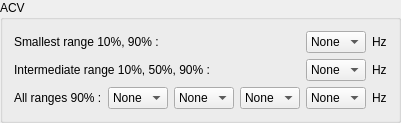
        <widget class="QGroupBox" name="groupBox_3">
         <property name="title">
          <string>ACV</string>
         </property>
         <layout class="QGridLayout" name="gridLayout_5">
          <item row="3" column="2">
           <widget class="QComboBox" name="comboBoxAll2">
            <item>
             <property name="text">
              <string>None</string>
             </property>
            </item>
            <item>
             <property name="text">
              <string>20</string>
             </property>
            </item>
            <item>
             <property name="text">
              <string>50</string>
             </property>
            </item>
            <item>
             <property name="text">
              <string>1E3</string>
             </property>
            </item>
            <item>
             <property name="text">
              <string>2E4</string>
             </property>
            </item>
            <item>
             <property name="text">
              <string>5E4</string>
             </property>
            </item>
            <item>
             <property name="text">
              <string>1E5</string>
             </property>
            </item>
           </widget>
          </item>
          <item row="3" column="1">
           <widget class="QComboBox" name="comboBoxAll1">
            <item>
             <property name="text">
              <string>None</string>
             </property>
            </item>
            <item>
             <property name="text">
              <string>20</string>
             </property>
            </item>
            <item>
             <property name="text">
              <string>50</string>
             </property>
            </item>
            <item>
             <property name="text">
              <string>1E3</string>
             </property>
            </item>
            <item>
             <property name="text">
              <string>2E4</string>
             </property>
            </item>
            <item>
             <property name="text">
              <string>5E4</string>
             </property>
            </item>
            <item>
             <property name="text">
              <string>1E5</string>
             </property>
            </item>
           </widget>
          </item>
          <item row="3" column="3">
           <widget class="QComboBox" name="comboBoxAll3">
            <item>
             <property name="text">
              <string>None</string>
             </property>
            </item>
            <item>
             <property name="text">
              <string>20</string>
             </property>
            </item>
            <item>
             <property name="text">
              <string>50</string>
             </property>
            </item>
            <item>
             <property name="text">
              <string>1E3</string>
             </property>
            </item>
            <item>
             <property name="text">
              <string>2E4</string>
             </property>
            </item>
            <item>
             <property name="text">
              <string>5E4</string>
             </property>
            </item>
            <item>
             <property name="text">
              <string>1E5</string>
             </property>
            </item>
           </widget>
          </item>
          <item row="3" column="0">
           <widget class="QLabel" name="label_8">
            <property name="text">
             <string>All ranges 90% :</string>
            </property>
           </widget>
          </item>
          <item row="2" column="5">
           <widget class="QLabel" name="label_2">
            <property name="text">
             <string>Hz</string>
            </property>
           </widget>
          </item>
          <item row="2" column="4">
           <widget class="QComboBox" name="comboBoxInt10">
            <item>
             <property name="text">
              <string>None</string>
             </property>
            </item>
            <item>
             <property name="text">
              <string>20</string>
             </property>
            </item>
            <item>
             <property name="text">
              <string>50</string>
             </property>
            </item>
            <item>
             <property name="text">
              <string>1E3</string>
             </property>
            </item>
           </widget>
          </item>
          <item row="3" column="4">
           <widget class="QComboBox" name="comboBoxAll4">
            <item>
             <property name="text">
              <string>None</string>
             </property>
            </item>
            <item>
             <property name="text">
              <string>20</string>
             </property>
            </item>
            <item>
             <property name="text">
              <string>50</string>
             </property>
            </item>
            <item>
             <property name="text">
              <string>1E3</string>
             </property>
            </item>
            <item>
             <property name="text">
              <string>2E4</string>
             </property>
            </item>
            <item>
             <property name="text">
              <string>5E4</string>
             </property>
            </item>
            <item>
             <property name="text">
              <string>1E5</string>
             </property>
            </item>
           </widget>
          </item>
          <item row="3" column="5">
           <widget class="QLabel" name="label_3">
            <property name="text">
             <string>Hz</string>
            </property>
           </widget>
          </item>
          <item row="0" column="0" colspan="2">
           <widget class="QLabel" name="label_9">
            <property name="text">
             <string>Smallest range 10%, 90% :</string>
            </property>
           </widget>
          </item>
          <item row="0" column="4">
           <widget class="QComboBox" name="comboBoxSmallest10">
            <item>
             <property name="text">
              <string>None</string>
             </property>
            </item>
            <item>
             <property name="text">
              <string>50</string>
             </property>
            </item>
            <item>
             <property name="text">
              <string>1E3</string>
             </property>
            </item>
           </widget>
          </item>
          <item row="0" column="5">
           <widget class="QLabel" name="label">
            <property name="text">
             <string>Hz</string>
            </property>
           </widget>
          </item>
          <item row="2" column="0" colspan="3">
           <widget class="QLabel" name="label_7">
            <property name="text">
             <string>Intermediate range 10%, 50%, 90% :</string>
            </property>
           </widget>
          </item>
         </layout>
        </widget>
